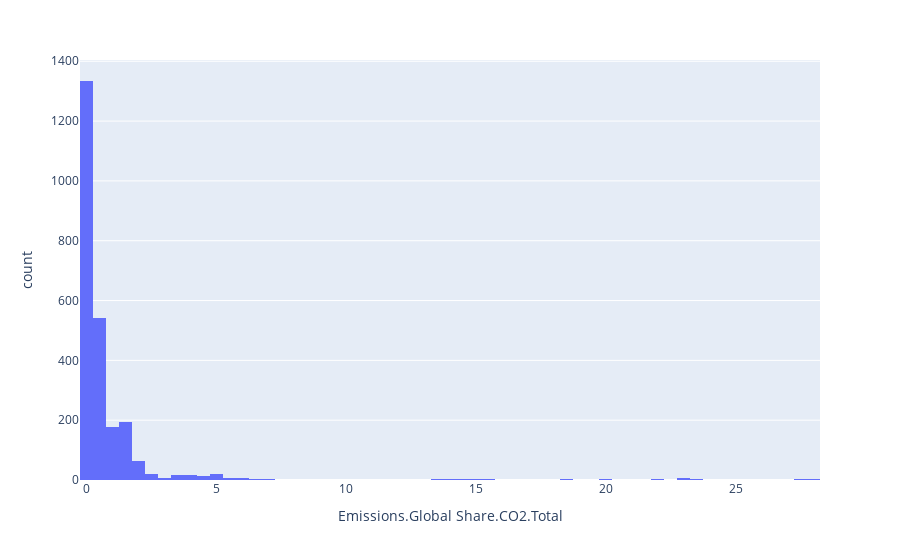

Notebook source saved alongside this figure:
### Code cell
#create a histogram

fig = px.histogram(df, x='Emissions.Global Share.CO2.Total')

fig.show()

### Figure 1 — Plotly figure (JSON) as saved in the notebook; plotly's stock layout.template omitted (floating-point values rounded to 4 significant figures; data arrays with more than 128 entries replaced by an {"elided": "..."} marker saying what was removed)
{"data": [{"alignmentgroup": "True", "bingroup": "x", "hovertemplate": "Emissions.Global Share.CO2.Total=%{x}<br>count=%{y}<extra></extra>", "legendgroup": "", "marker": {"color": "#636efa", "pattern": {"shape": ""}}, "name": "", "offsetgroup": "", "orientation": "v", "showlegend": false, "type": "histogram", "x": {"elided": "2484 float values"}, "xaxis": "x", "yaxis": "y"}], "layout": {"barmode": "relative", "legend": {"tracegroupgap": 0}, "margin": {"t": 60}, "xaxis": {"anchor": "y", "domain": [0, 1], "title": {"text": "Emissions.Global Share.CO2.Total"}}, "yaxis": {"anchor": "x", "domain": [0, 1], "title": {"text": "count"}}}}
